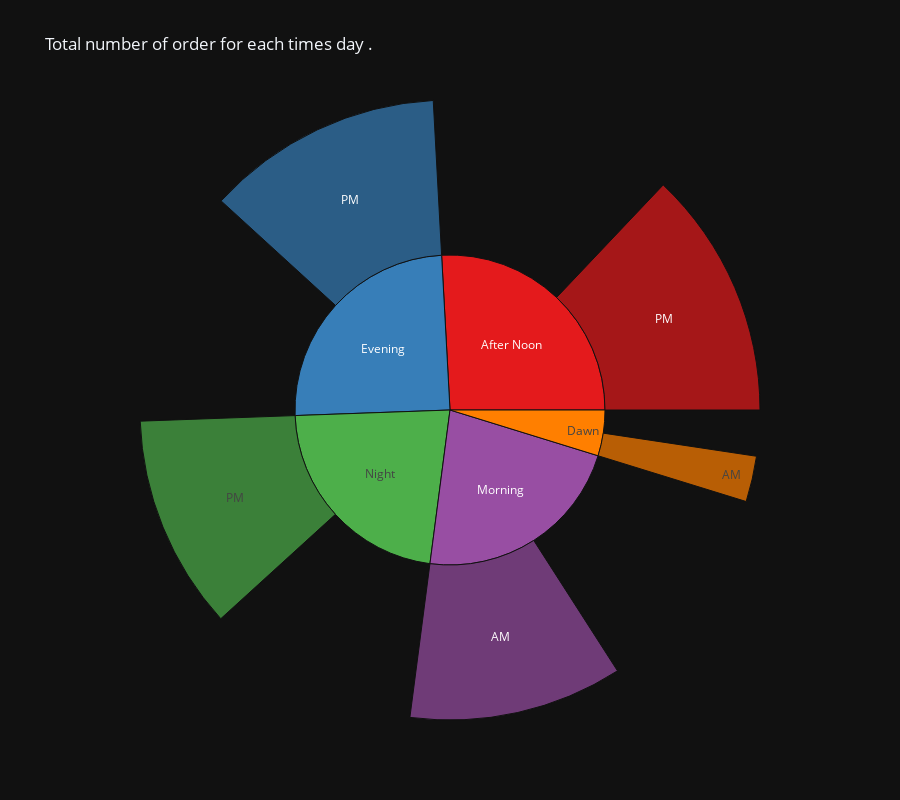

The notebook cell this image was saved under:
### Code cell
px.sunburst(q_12 , 
path=['order_purchase_time_period','order_purchase_AM_PM'] , 
values='number_of_order'  , 
height=800 , color_discrete_sequence=px.colors.qualitative.Set1 , 
branchvalues='remainder' , 
hover_name='number_of_order',
title='Total number of order for each times day .',
template='plotly_dark')

### Figure 1 — Plotly figure (JSON) as saved in the notebook; plotly's stock layout.template omitted (floating-point values rounded to 4 significant figures)
{"data": [{"branchvalues": "remainder", "domain": {"x": [0, 1], "y": [0, 1]}, "hovertemplate": "<b>%{hovertext}</b><br><br>labels=%{label}<br>number_of_order=%{value}<br>parent=%{parent}<br>id=%{id}<extra></extra>", "hovertext": [5514, 25775, 29898, 28569, 25853, 29898, 5514, 28569, 25775, 25853], "ids": ["Dawn/AM", "Morning/AM", "After Noon/PM", "Evening/PM", "Night/PM", "After Noon", "Dawn", "Evening", "Morning", "Night"], "labels": ["AM", "AM", "PM", "PM", "PM", "After Noon", "Dawn", "Evening", "Morning", "Night"], "name": "", "parents": ["Dawn", "Morning", "After Noon", "Evening", "Night", "", "", "", "", ""], "type": "sunburst", "values": [5514, 25775, 29898, 28569, 25853, 29898, 5514, 28569, 25775, 25853]}], "layout": {"height": 800, "legend": {"tracegroupgap": 0}, "sunburstcolorway": ["rgb(228,26,28)", "rgb(55,126,184)", "rgb(77,175,74)", "rgb(152,78,163)", "rgb(255,127,0)", "rgb(255,255,51)", "rgb(166,86,40)", "rgb(247,129,191)", "rgb(153,153,153)"], "title": {"text": "Total number of order for each times day ."}}}
